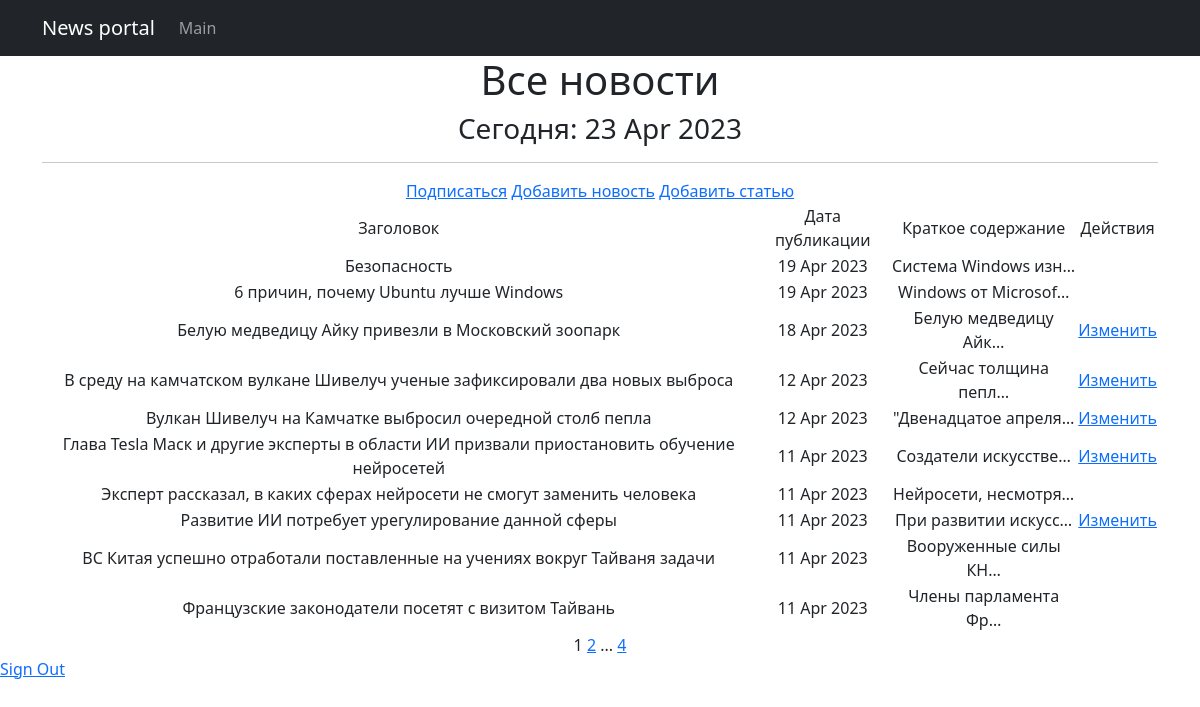
Page /news/ (signed in) on the committed database.
### chitchat/models.py (models this page shows, shortened)
class Post(models.Model):
    news = 'N'
    article = 'A'
    POST_TYPES = [
        (news, 'Новость'),
        (article, 'Статья')
    ]
    author = models.ForeignKey(Author, on_delete=models.CASCADE, verbose_name='автор')
    post_type = models.CharField(
        max_length=1, choices=POST_TYPES,
        default=article, verbose_name='тип новости'
    )
    time_creation = models.DateTimeField(auto_now_add=True)
    post_category = models.ManyToManyField(Category, through='PostCategory')
    title = models.CharField(max_length=100, unique=True, verbose_name='заголовок')
    text = models.TextField(verbose_name='текст')
    rating = models.IntegerField(default=0, verbose_name='рейтинг')
    class Meta:
        verbose_name = 'новость'
        verbose_name_plural = 'новости'

### chitchat/views.py (the view)
# urls.py: path('', cache_page(60)(PostList.as_view()), name='post_list'),
class PostList(ListView):
    model = Post
    ordering = '-time_creation'
    template_name = 'news.html'
    context_object_name = 'news'
    paginate_by = 10
    def get_queryset(self):
        queryset = super().get_queryset()
        self.filterset = PostFilter(self.request.GET, queryset)
        return self.filterset.qs
    def get_context_data(self, **kwargs):
        context = super().get_context_data(**kwargs)
        context['filterset'] = self.filterset
        return context

### chitchat/models.py (called while the page is built)
    def __str__(self):
        return f'{self.name.title()}'

### chitchat/templatetags/censor_filter.py (called while the page is built)
@register.filter()
def censor(text):
    for word in text.split():
        if word.lower() in RUDE_WORDS:
            text = text.replace(word, f"{word[0]}{'*'*(len(word)-1)}")
    return text

### chitchat/templatetags/custom_tags.py (called while the page is built)
@register.simple_tag()
def current_time(format_string='%b %d %Y'):
    return datetime.utcnow().strftime(format_string)

@register.simple_tag(takes_context=True)
def url_replace(context, **kwargs):
    d = context['request'].GET.copy()
    for k, v in kwargs.items():
        d[k] = v
    return d.urlencode()

### templates/news.html (shortened to what this page needs)
{% extends 'flatpages/default.html' %}
{% load censor_filter %}
{% load custom_tags %}
{% load cache %}
{% block content %}
    {% cache 30 header %}
        <h1>Все новости</h1>
        <h3>Сегодня: {% current_time '%d %b %Y' %}</h3>
        <hr>
    {% endcache %}
    <a href="{% url 'subscriptions' %}">Подписаться</a>
    {% if perms.chitchat.add_post %}
    <a href="{% url 'post_create' %}">Добавить новость</a>
    <a href="{% url 'article_create' %}">Добавить статью</a>
    {% endif %}
    {% if news %}
        <table>
            <tr>
                <td>Заголовок</td>
                <td>Дата публикации</td>
                <td>Краткое содержание</td>
                {% if perms.chitchat.change_post or perms.chitchat.delete_post %}
                <td>Действия</td>
                {% endif %}
            </tr>
            {% for post in news %}
            <tr>
                <td>{{ post.title }}</td>
                <td>{{ post.time_creation|date:'d M Y' }}</td>
                <td>{{ post.text|censor|truncatechars:20 }}</td>
                <td>
                    {% if perms.chitchat.change_post and post.author == request.user.author %}
                    <a href="{% url 'post_update' pk=post.id %}">Изменить</a>
                    {% endif %}
            </tr>
            {% endfor %}
        </table>
    {% else %}
        <h2>Новостей нет!</h2>
    {% endif %}
    {{ page_obj.number }}
    {% if page_obj.has_next %}
        <a href="?{% url_replace page=page_obj.next_page_number %}">{{ page_obj.next_page_number }}</a>
        {% if paginator.num_pages != page_obj.next_page_number %}
            ...
            <a href="?{% url_replace page=page_obj.paginator.num_pages %}">{{ page_obj.paginator.num_pages }}</a>
        {% endif %}
    {% endif %}
{% endblock content %}

### rows in the picture
Post: title "Безопасность", time_creation "19 Apr 2023", text|censor "Система Windows изн…"
Post: title "6 причин, почему Ubuntu лучше Windows", time_creation "19 Apr 2023", text|censor "Windows от Microsof…"
Post: title "Белую медведицу Айку привезли в Московский зоопарк", time_creation "18 Apr 2023", text|censor "Белую медведицу Айк…", shows "Изменить"
Post: title "В среду на камчатском вулкане Шивелуч ученые зафиксировали два новых выброса", time_creation "12 Apr 2023", text|censor "Сейчас толщина пепл…", shows "Изменить"
Post: title "Вулкан Шивелуч на Камчатке выбросил очередной столб пепла", time_creation "12 Apr 2023", text|censor "\"Двенадцатое апреля…", shows "Изменить"
Post: title "Глава Tesla Маск и другие эксперты в области ИИ призвали приостановить обучение нейросетей", time_creation "11 Apr 2023", text|censor "Создатели искусстве…", shows "Изменить"
Post: title "Эксперт рассказал, в каких сферах нейросети не смогут заменить человека", time_creation "11 Apr 2023", text|censor "Нейросети, несмотря…"
Post: title "Развитие ИИ потребует урегулирование данной сферы", time_creation "11 Apr 2023", text|censor "При развитии искусс…", shows "Изменить"
Post: title "ВС Китая успешно отработали поставленные на учениях вокруг Тайваня задачи", time_creation "11 Apr 2023", text|censor "Вооруженные силы КН…"
Post: title "Французские законодатели посетят с визитом Тайвань", time_creation "11 Apr 2023", text|censor "Члены парламента Фр…"

### other values in the picture
{{ page_obj.number }} "1"
{{ page_obj.next_page_number }} "2"
{{ page_obj.paginator.num_pages }} "4"
